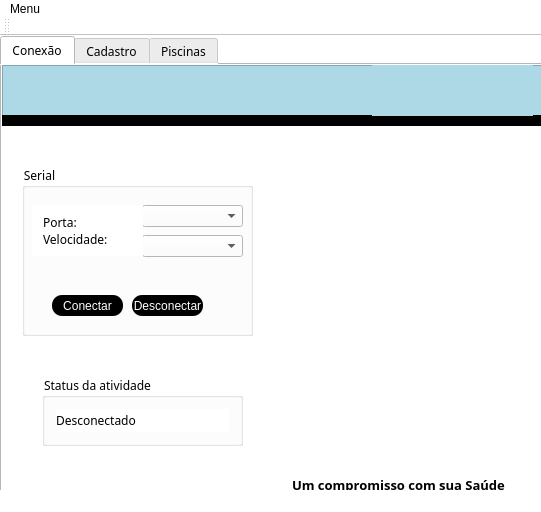
<?xml version="1.0" encoding="UTF-8"?>
<ui version="4.0">
 <class>MainWindow</class>
 <widget class="QMainWindow" name="MainWindow">
  <property name="geometry">
   <rect>
    <x>0</x>
    <y>0</y>
    <width>541</width>
    <height>512</height>
   </rect>
  </property>
  <property name="windowTitle">
   <string>MainWindow</string>
  </property>
  <property name="styleSheet">
   <string notr="true">background-color:white</string>
  </property>
  <widget class="QWidget" name="centralWidget">
   <widget class="QTabWidget" name="tabWidget">
    <property name="geometry">
     <rect>
      <x>0</x>
      <y>0</y>
      <width>551</width>
      <height>471</height>
     </rect>
    </property>
    <property name="font">
     <font>
      <family>Segoe Script</family>
      <pointsize>9</pointsize>
     </font>
    </property>
    <property name="styleSheet">
     <string notr="true"/>
    </property>
    <property name="currentIndex">
     <number>0</number>
    </property>
    <widget class="QWidget" name="tab_conect">
     <attribute name="title">
      <string>Conexão</string>
     </attribute>
     <widget class="QGroupBox" name="box_status">
      <property name="geometry">
       <rect>
        <x>20</x>
        <y>100</y>
        <width>231</width>
        <height>171</height>
       </rect>
      </property>
      <property name="font">
       <font>
        <family>Segoe Script</family>
        <pointsize>9</pointsize>
       </font>
      </property>
      <property name="layoutDirection">
       <enum>Qt::LeftToRight</enum>
      </property>
      <property name="title">
       <string>Serial</string>
      </property>
      <widget class="QComboBox" name="cbbox_porta">
       <property name="geometry">
        <rect>
         <x>120</x>
         <y>40</y>
         <width>101</width>
         <height>22</height>
        </rect>
       </property>
      </widget>
      <widget class="QPushButton" name="btn_conect">
       <property name="geometry">
        <rect>
         <x>30</x>
         <y>130</y>
         <width>71</width>
         <height>21</height>
        </rect>
       </property>
       <property name="styleSheet">
        <string notr="true">background-color:lightgrenn;
color:#fff;
border:none;
border-radius:10px
</string>
       </property>
       <property name="text">
        <string>Conectar</string>
       </property>
      </widget>
      <widget class="QPushButton" name="btn_desconect">
       <property name="geometry">
        <rect>
         <x>110</x>
         <y>130</y>
         <width>71</width>
         <height>21</height>
        </rect>
       </property>
       <property name="styleSheet">
        <string notr="true">background-color:lightgrenn;
color:#fff;
border:none;
border-radius:10px
</string>
       </property>
       <property name="text">
        <string>Desconectar</string>
       </property>
      </widget>
      <widget class="QComboBox" name="cbbox_veloc">
       <property name="geometry">
        <rect>
         <x>120</x>
         <y>70</y>
         <width>101</width>
         <height>22</height>
        </rect>
       </property>
      </widget>
      <widget class="QWidget" name="layoutWidget">
       <property name="geometry">
        <rect>
         <x>10</x>
         <y>40</y>
         <width>111</width>
         <height>51</height>
        </rect>
       </property>
       <layout class="QVBoxLayout" name="verticalLayout_3">
        <item>
         <widget class="QLabel" name="lbl_porta">
          <property name="text">
           <string>Porta:</string>
          </property>
         </widget>
        </item>
        <item>
         <widget class="QLabel" name="lbl_veloc">
          <property name="text">
           <string>Velocidade:</string>
          </property>
         </widget>
        </item>
       </layout>
      </widget>
     </widget>
     <widget class="QFrame" name="frame_3">
      <property name="geometry">
       <rect>
        <x>0</x>
        <y>0</y>
        <width>571</width>
        <height>61</height>
       </rect>
      </property>
      <property name="styleSheet">
       <string notr="true">background-color:lightblue</string>
      </property>
      <property name="frameShape">
       <enum>QFrame::StyledPanel</enum>
      </property>
      <property name="frameShadow">
       <enum>QFrame::Raised</enum>
      </property>
      <widget class="QFrame" name="frame_4">
       <property name="geometry">
        <rect>
         <x>0</x>
         <y>50</y>
         <width>581</width>
         <height>16</height>
        </rect>
       </property>
       <property name="styleSheet">
        <string notr="true">background-color:black</string>
       </property>
       <property name="frameShape">
        <enum>QFrame::StyledPanel</enum>
       </property>
       <property name="frameShadow">
        <enum>QFrame::Raised</enum>
       </property>
      </widget>
      <widget class="QLabel" name="label_15">
       <property name="geometry">
        <rect>
         <x>370</x>
         <y>0</y>
         <width>161</width>
         <height>51</height>
        </rect>
       </property>
       <property name="text">
        <string/>
       </property>
       <property name="pixmap">
        <pixmap>../../Downloads/projeto_pe/img/logo.png</pixmap>
       </property>
       <property name="scaledContents">
        <bool>true</bool>
       </property>
      </widget>
     </widget>
     <widget class="QLabel" name="label">
      <property name="geometry">
       <rect>
        <x>270</x>
        <y>90</y>
        <width>531</width>
        <height>331</height>
       </rect>
      </property>
      <property name="text">
       <string/>
      </property>
      <property name="pixmap">
       <pixmap>../LULU/hidro.jpg</pixmap>
      </property>
      <property name="scaledContents">
       <bool>true</bool>
      </property>
     </widget>
     <widget class="QLabel" name="label_3">
      <property name="geometry">
       <rect>
        <x>290</x>
        <y>410</y>
        <width>241</width>
        <height>20</height>
       </rect>
      </property>
      <property name="font">
       <font>
        <family>Segoe Script</family>
        <pointsize>10</pointsize>
        <weight>75</weight>
        <bold>true</bold>
       </font>
      </property>
      <property name="text">
       <string>Um compromisso com sua Saúde</string>
      </property>
     </widget>
     <widget class="QGroupBox" name="groupBox">
      <property name="geometry">
       <rect>
        <x>40</x>
        <y>310</y>
        <width>201</width>
        <height>71</height>
       </rect>
      </property>
      <property name="font">
       <font>
        <family>Segoe Script</family>
        <pointsize>9</pointsize>
       </font>
      </property>
      <property name="title">
       <string>Status da atividade</string>
      </property>
      <layout class="QHBoxLayout" name="horizontalLayout">
       <item>
        <widget class="QLabel" name="label_2">
         <property name="text">
          <string>Desconectado</string>
         </property>
        </widget>
       </item>
      </layout>
     </widget>
    </widget>
    <widget class="QWidget" name="tab">
     <attribute name="title">
      <string>Cadastro</string>
     </attribute>
     <widget class="QFrame" name="frame">
      <property name="geometry">
       <rect>
        <x>0</x>
        <y>0</y>
        <width>571</width>
        <height>61</height>
       </rect>
      </property>
      <property name="styleSheet">
       <string notr="true">background-color:lightblue</string>
      </property>
      <property name="frameShape">
       <enum>QFrame::StyledPanel</enum>
      </property>
      <property name="frameShadow">
       <enum>QFrame::Raised</enum>
      </property>
      <widget class="QFrame" name="frame_preta">
       <property name="geometry">
        <rect>
         <x>0</x>
         <y>50</y>
         <width>581</width>
         <height>16</height>
        </rect>
       </property>
       <property name="styleSheet">
        <string notr="true">background-color:black</string>
       </property>
       <property name="frameShape">
        <enum>QFrame::StyledPanel</enum>
       </property>
       <property name="frameShadow">
        <enum>QFrame::Raised</enum>
       </property>
      </widget>
      <widget class="QLabel" name="label_16">
       <property name="geometry">
        <rect>
         <x>370</x>
         <y>0</y>
         <width>161</width>
         <height>51</height>
        </rect>
       </property>
       <property name="text">
        <string/>
       </property>
       <property name="pixmap">
        <pixmap>../../Downloads/projeto_pe/img/logo.png</pixmap>
       </property>
       <property name="scaledContents">
        <bool>true</bool>
       </property>
      </widget>
     </widget>
     <widget class="QGroupBox" name="box_cadfisio">
      <property name="geometry">
       <rect>
        <x>10</x>
        <y>70</y>
        <width>251</width>
        <height>141</height>
       </rect>
      </property>
      <property name="font">
       <font>
        <family>Segoe Script</family>
        <pointsize>9</pointsize>
       </font>
      </property>
      <property name="title">
       <string>Cadastro Fisioterapeuta</string>
      </property>
      <widget class="QPushButton" name="btn_cadfisio">
       <property name="geometry">
        <rect>
         <x>40</x>
         <y>110</y>
         <width>71</width>
         <height>21</height>
        </rect>
       </property>
       <property name="styleSheet">
        <string notr="true">background-color:lightgrenn;
color:#fff;
border:none;
border-radius:10px
</string>
       </property>
       <property name="text">
        <string>Cadastrar</string>
       </property>
      </widget>
      <widget class="QPushButton" name="btn_canfisio">
       <property name="geometry">
        <rect>
         <x>130</x>
         <y>110</y>
         <width>71</width>
         <height>21</height>
        </rect>
       </property>
       <property name="styleSheet">
        <string notr="true">background-color:lightgrenn;
color:#fff;
border:none;
border-radius:10px
</string>
       </property>
       <property name="text">
        <string>Cancelar</string>
       </property>
      </widget>
      <widget class="QLineEdit" name="line_nomefisio">
       <property name="geometry">
        <rect>
         <x>60</x>
         <y>30</y>
         <width>171</width>
         <height>20</height>
        </rect>
       </property>
      </widget>
      <widget class="QLineEdit" name="line_crefito">
       <property name="geometry">
        <rect>
         <x>60</x>
         <y>60</y>
         <width>171</width>
         <height>20</height>
        </rect>
       </property>
      </widget>
      <widget class="QWidget" name="layoutWidget">
       <property name="geometry">
        <rect>
         <x>10</x>
         <y>30</y>
         <width>39</width>
         <height>51</height>
        </rect>
       </property>
       <layout class="QVBoxLayout" name="verticalLayout_2">
        <item>
         <widget class="QLabel" name="lbl_nomefisio">
          <property name="text">
           <string>Nome:</string>
          </property>
         </widget>
        </item>
        <item>
         <widget class="QLabel" name="lbl_crefito">
          <property name="text">
           <string>Crefito:</string>
          </property>
         </widget>
        </item>
       </layout>
      </widget>
     </widget>
     <widget class="QGroupBox" name="box_cadpac">
      <property name="geometry">
       <rect>
        <x>270</x>
        <y>70</y>
        <width>251</width>
        <height>141</height>
       </rect>
      </property>
      <property name="font">
       <font>
        <family>Segoe Script</family>
        <pointsize>9</pointsize>
       </font>
      </property>
      <property name="title">
       <string>Cadastro Paciente</string>
      </property>
      <widget class="QPushButton" name="btn_cadpac">
       <property name="geometry">
        <rect>
         <x>60</x>
         <y>110</y>
         <width>71</width>
         <height>21</height>
        </rect>
       </property>
       <property name="styleSheet">
        <string notr="true">background-color:lightgrenn;
color:#fff;
border:none;
border-radius:10px
</string>
       </property>
       <property name="text">
        <string>Cadastrar</string>
       </property>
      </widget>
      <widget class="QPushButton" name="btn_canpac">
       <property name="geometry">
        <rect>
         <x>150</x>
         <y>110</y>
         <width>71</width>
         <height>21</height>
        </rect>
       </property>
       <property name="styleSheet">
        <string notr="true">background-color:lightgrenn;
color:#fff;
border:none;
border-radius:10px
</string>
       </property>
       <property name="text">
        <string>Cancelar</string>
       </property>
      </widget>
      <widget class="QLineEdit" name="line_nomepac">
       <property name="geometry">
        <rect>
         <x>60</x>
         <y>30</y>
         <width>181</width>
         <height>20</height>
        </rect>
       </property>
      </widget>
      <widget class="QLineEdit" name="line_valor">
       <property name="geometry">
        <rect>
         <x>60</x>
         <y>70</y>
         <width>181</width>
         <height>20</height>
        </rect>
       </property>
      </widget>
      <widget class="QComboBox" name="cbbox_sessao">
       <property name="geometry">
        <rect>
         <x>60</x>
         <y>50</y>
         <width>181</width>
         <height>22</height>
        </rect>
       </property>
       <item>
        <property name="text">
         <string>1</string>
        </property>
       </item>
       <item>
        <property name="text">
         <string>2</string>
        </property>
       </item>
       <item>
        <property name="text">
         <string>3</string>
        </property>
       </item>
       <item>
        <property name="text">
         <string>4</string>
        </property>
       </item>
       <item>
        <property name="text">
         <string>5</string>
        </property>
       </item>
       <item>
        <property name="text">
         <string>6</string>
        </property>
       </item>
       <item>
        <property name="text">
         <string>7</string>
        </property>
       </item>
       <item>
        <property name="text">
         <string>8</string>
        </property>
       </item>
       <item>
        <property name="text">
         <string>9</string>
        </property>
       </item>
       <item>
        <property name="text">
         <string>10</string>
        </property>
       </item>
      </widget>
      <widget class="QWidget" name="layoutWidget">
       <property name="geometry">
        <rect>
         <x>10</x>
         <y>30</y>
         <width>45</width>
         <height>53</height>
        </rect>
       </property>
       <layout class="QVBoxLayout" name="verticalLayout">
        <item>
         <widget class="QLabel" name="lbl_nomepac">
          <property name="text">
           <string>Nome:</string>
          </property>
         </widget>
        </item>
        <item>
         <widget class="QLabel" name="lbl_sessao">
          <property name="text">
           <string>Sessões:</string>
          </property>
         </widget>
        </item>
        <item>
         <widget class="QLabel" name="lbl_valor">
          <property name="text">
           <string>Valor:</string>
          </property>
         </widget>
        </item>
       </layout>
      </widget>
     </widget>
     <widget class="QGroupBox" name="box_fisiocad">
      <property name="geometry">
       <rect>
        <x>10</x>
        <y>220</y>
        <width>251</width>
        <height>211</height>
       </rect>
      </property>
      <property name="font">
       <font>
        <family>Segoe Script</family>
        <pointsize>9</pointsize>
       </font>
      </property>
      <property name="title">
       <string>Profissionais Cadastrados:</string>
      </property>
      <widget class="QTableWidget" name="tbl_fisiocad">
       <property name="geometry">
        <rect>
         <x>10</x>
         <y>20</y>
         <width>231</width>
         <height>181</height>
        </rect>
       </property>
       <property name="styleSheet">
        <string notr="true">background-color:lightblue</string>
       </property>
       <column>
        <property name="text">
         <string>Profissional</string>
        </property>
       </column>
       <column>
        <property name="text">
         <string>Crefito</string>
        </property>
       </column>
      </widget>
     </widget>
     <widget class="QGroupBox" name="box_paccad">
      <property name="geometry">
       <rect>
        <x>270</x>
        <y>220</y>
        <width>251</width>
        <height>211</height>
       </rect>
      </property>
      <property name="font">
       <font>
        <family>Segoe Script</family>
        <pointsize>9</pointsize>
       </font>
      </property>
      <property name="title">
       <string>Pacientes Cadastrados:</string>
      </property>
      <widget class="QTableWidget" name="tbl_cadpac">
       <property name="geometry">
        <rect>
         <x>10</x>
         <y>20</y>
         <width>231</width>
         <height>181</height>
        </rect>
       </property>
       <property name="styleSheet">
        <string notr="true">background-color:lightblue</string>
       </property>
       <column>
        <property name="text">
         <string>Nome</string>
        </property>
       </column>
       <column>
        <property name="text">
         <string>Sessões</string>
        </property>
       </column>
      </widget>
     </widget>
    </widget>
    <widget class="QWidget" name="tab_2">
     <attribute name="title">
      <string>Piscinas</string>
     </attribute>
     <widget class="QGroupBox" name="groupBox_6">
      <property name="geometry">
       <rect>
        <x>10</x>
        <y>70</y>
        <width>511</width>
        <height>361</height>
       </rect>
      </property>
      <property name="font">
       <font>
        <family>Segoe Script</family>
        <pointsize>9</pointsize>
       </font>
      </property>
      <property name="title">
       <string>Piscinas Disponíveis</string>
      </property>
      <widget class="QGroupBox" name="groupBox_2">
       <property name="geometry">
        <rect>
         <x>140</x>
         <y>50</y>
         <width>231</width>
         <height>91</height>
        </rect>
       </property>
       <property name="title">
        <string>Selecionar Piscina</string>
       </property>
       <widget class="QPushButton" name="pushButton_7">
        <property name="geometry">
         <rect>
          <x>30</x>
          <y>60</y>
          <width>71</width>
          <height>21</height>
         </rect>
        </property>
        <property name="styleSheet">
         <string notr="true">background-color:lightgrenn;
color:#fff;
border:none;
border-radius:10px
</string>
        </property>
        <property name="text">
         <string>Ocupar</string>
        </property>
       </widget>
       <widget class="QPushButton" name="pushButton_8">
        <property name="geometry">
         <rect>
          <x>120</x>
          <y>60</y>
          <width>71</width>
          <height>21</height>
         </rect>
        </property>
        <property name="styleSheet">
         <string notr="true">background-color:lightgrenn;
color:#fff;
border:none;
border-radius:10px
</string>
        </property>
        <property name="text">
         <string>Desocupar</string>
        </property>
       </widget>
       <widget class="QComboBox" name="comboBox">
        <property name="geometry">
         <rect>
          <x>28</x>
          <y>30</y>
          <width>161</width>
          <height>22</height>
         </rect>
        </property>
        <item>
         <property name="text">
          <string>Piscina 1</string>
         </property>
        </item>
        <item>
         <property name="text">
          <string>Piscina 2</string>
         </property>
        </item>
        <item>
         <property name="text">
          <string>Piscina 3</string>
         </property>
        </item>
        <item>
         <property name="text">
          <string>Piscina 4</string>
         </property>
        </item>
        <item>
         <property name="text">
          <string>Piscina 5</string>
         </property>
        </item>
       </widget>
      </widget>
      <widget class="QLabel" name="label_4">
       <property name="geometry">
        <rect>
         <x>10</x>
         <y>220</y>
         <width>91</width>
         <height>81</height>
        </rect>
       </property>
       <property name="text">
        <string/>
       </property>
       <property name="pixmap">
        <pixmap>../LULU/psis.jpg</pixmap>
       </property>
       <property name="scaledContents">
        <bool>true</bool>
       </property>
      </widget>
      <widget class="QLabel" name="label_5">
       <property name="geometry">
        <rect>
         <x>110</x>
         <y>220</y>
         <width>91</width>
         <height>81</height>
        </rect>
       </property>
       <property name="text">
        <string/>
       </property>
       <property name="pixmap">
        <pixmap>../LULU/psis.jpg</pixmap>
       </property>
       <property name="scaledContents">
        <bool>true</bool>
       </property>
      </widget>
      <widget class="QLabel" name="label_6">
       <property name="geometry">
        <rect>
         <x>400</x>
         <y>220</y>
         <width>91</width>
         <height>81</height>
        </rect>
       </property>
       <property name="text">
        <string/>
       </property>
       <property name="pixmap">
        <pixmap>../LULU/psis.jpg</pixmap>
       </property>
       <property name="scaledContents">
        <bool>true</bool>
       </property>
      </widget>
      <widget class="QLabel" name="label_7">
       <property name="geometry">
        <rect>
         <x>300</x>
         <y>220</y>
         <width>91</width>
         <height>81</height>
        </rect>
       </property>
       <property name="text">
        <string/>
       </property>
       <property name="pixmap">
        <pixmap>../LULU/psis.jpg</pixmap>
       </property>
       <property name="scaledContents">
        <bool>true</bool>
       </property>
      </widget>
      <widget class="QLabel" name="label_8">
       <property name="geometry">
        <rect>
         <x>204</x>
         <y>220</y>
         <width>91</width>
         <height>81</height>
        </rect>
       </property>
       <property name="text">
        <string/>
       </property>
       <property name="pixmap">
        <pixmap>../LULU/psis.jpg</pixmap>
       </property>
       <property name="scaledContents">
        <bool>true</bool>
       </property>
      </widget>
      <widget class="QLabel" name="label_9">
       <property name="geometry">
        <rect>
         <x>50</x>
         <y>210</y>
         <width>21</width>
         <height>20</height>
        </rect>
       </property>
       <property name="text">
        <string> 1</string>
       </property>
      </widget>
      <widget class="QLabel" name="label_10">
       <property name="geometry">
        <rect>
         <x>150</x>
         <y>210</y>
         <width>20</width>
         <height>20</height>
        </rect>
       </property>
       <property name="text">
        <string>2</string>
       </property>
      </widget>
      <widget class="QLabel" name="label_11">
       <property name="geometry">
        <rect>
         <x>250</x>
         <y>210</y>
         <width>21</width>
         <height>20</height>
        </rect>
       </property>
       <property name="text">
        <string>3</string>
       </property>
      </widget>
      <widget class="QLabel" name="label_12">
       <property name="geometry">
        <rect>
         <x>340</x>
         <y>210</y>
         <width>31</width>
         <height>20</height>
        </rect>
       </property>
       <property name="text">
        <string>4</string>
       </property>
      </widget>
      <widget class="QLabel" name="label_13">
       <property name="geometry">
        <rect>
         <x>440</x>
         <y>210</y>
         <width>31</width>
         <height>20</height>
        </rect>
       </property>
       <property name="text">
        <string>5</string>
       </property>
      </widget>
      <widget class="QLabel" name="label_14">
       <property name="geometry">
        <rect>
         <x>200</x>
         <y>180</y>
         <width>151</width>
         <height>20</height>
        </rect>
       </property>
       <property name="font">
        <font>
         <family>Segoe Script</family>
         <pointsize>12</pointsize>
        </font>
       </property>
       <property name="text">
        <string>Temperatura:</string>
       </property>
      </widget>
     </widget>
     <widget class="QFrame" name="frame_5">
      <property name="geometry">
       <rect>
        <x>0</x>
        <y>0</y>
        <width>571</width>
        <height>61</height>
       </rect>
      </property>
      <property name="styleSheet">
       <string notr="true">background-color:lightblue</string>
      </property>
      <property name="frameShape">
       <enum>QFrame::StyledPanel</enum>
      </property>
      <property name="frameShadow">
       <enum>QFrame::Raised</enum>
      </property>
      <widget class="QFrame" name="frame_6">
       <property name="geometry">
        <rect>
         <x>0</x>
         <y>50</y>
         <width>581</width>
         <height>16</height>
        </rect>
       </property>
       <property name="styleSheet">
        <string notr="true">background-color:black</string>
       </property>
       <property name="frameShape">
        <enum>QFrame::StyledPanel</enum>
       </property>
       <property name="frameShadow">
        <enum>QFrame::Raised</enum>
       </property>
      </widget>
      <widget class="QLabel" name="label_17">
       <property name="geometry">
        <rect>
         <x>370</x>
         <y>0</y>
         <width>161</width>
         <height>51</height>
        </rect>
       </property>
       <property name="text">
        <string/>
       </property>
       <property name="pixmap">
        <pixmap>../../Downloads/projeto_pe/img/logo.png</pixmap>
       </property>
       <property name="scaledContents">
        <bool>true</bool>
       </property>
      </widget>
     </widget>
    </widget>
   </widget>
  </widget>
  <widget class="QMenuBar" name="menuBar">
   <property name="geometry">
    <rect>
     <x>0</x>
     <y>0</y>
     <width>541</width>
     <height>21</height>
    </rect>
   </property>
   <widget class="QMenu" name="menuMenu4">
    <property name="title">
     <string>Menu</string>
    </property>
   </widget>
   <addaction name="menuMenu4"/>
  </widget>
  <widget class="QToolBar" name="mainToolBar">
   <property name="styleSheet">
    <string notr="true"/>
   </property>
   <attribute name="toolBarArea">
    <enum>TopToolBarArea</enum>
   </attribute>
   <attribute name="toolBarBreak">
    <bool>false</bool>
   </attribute>
  </widget>
  <widget class="QStatusBar" name="statusBar"/>
 </widget>
 <layoutdefault spacing="6" margin="11"/>
 <resources/>
 <connections/>
</ui>
